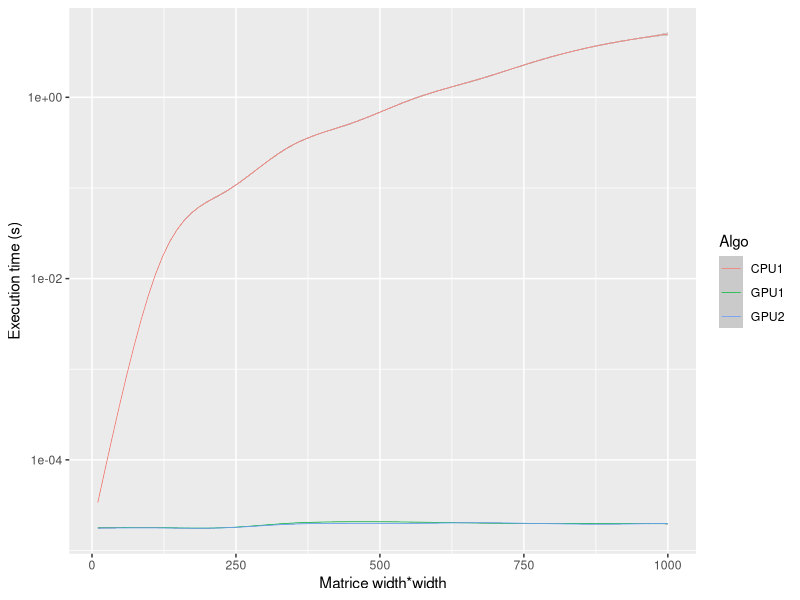

The R script that drew this image:
## ---- chunk 1
library(ggplot2)
library(plyr)
library(grid)
library(methods)
library(scales)
# csv file separated by ',' decimal signe is '.'
data<-data.frame(read.csv2(file="Resultat.csv",sep=',',dec='.'))
# How is organized data
str(data)
# Look at the beginning
head(data)
## ---- chunk 2
# ddply => summarize the results, compute mean, sd and se
# mean is computed by grouping lines with same value for the columns given in
# argument
# see http://www.cookbook-r.com/Graphs/Plotting_means_and_error_bars_(ggplot2)/
stat<-ddply(data,c("Algo", "TailleMat", "RunId", "Temps"),summarise,N=length(Temps),mean=mean(Temps),sd=sd(Temps),se=sd/sqrt(N))
# Here we have two parameters monitor that appears on x
# and Log that is used for color and groupping
p <- ggplot(stat,aes(x=TailleMat, y=Temps, colour=Algo, shape=Algo))
p <- p + scale_y_continuous(trans=log10_trans())
#p <- p + coord_trans(y="log10")
# Plot as bar (histograms
#p <- p + geom_point(size=0)
p <- p + geom_smooth(size=0.25)
#p  <-  p + geom_bar(stat="identity", position="dodge")
#p  <-  p + geom_errorbar(aes(ymin=mean-se, ymax=mean+se),position="dodge")
# Color gradiant:
#p <- p + scale_fill_gradient2(low="#FFFFCC", high="#F03B20",mid="#FEB24C",midpoint=0.5,name="Logging\ninterval (s)")
# Rename the axes
p <- p + xlab("Matrice width*width")
p <- p + ylab("Execution time (s)")
# Force y to start at 0
p <- p + expand_limits(y=0)
# Theme customisation, commented out, play with it at your wish
# p <- p + theme_bw()
# p <-  p + theme(panel.grid.minor = element_line(colour = "black", linetype="dashed", size = 0.1),
#         panel.grid.major = element_line(colour = "black", size = 0.1),
#         legend.position="bottom", legend.key.size = unit(.5, "cm"))
#p <- p+ theme(legend.position="none")
show(p)
# Save the plot as a pdf file
#ggsave("moca_param.pdf",scale=.65,device=cairo_pdf)

## ---- chunk 3
# Clean R environment
remove(p)
remove(stat)
remove(data)
